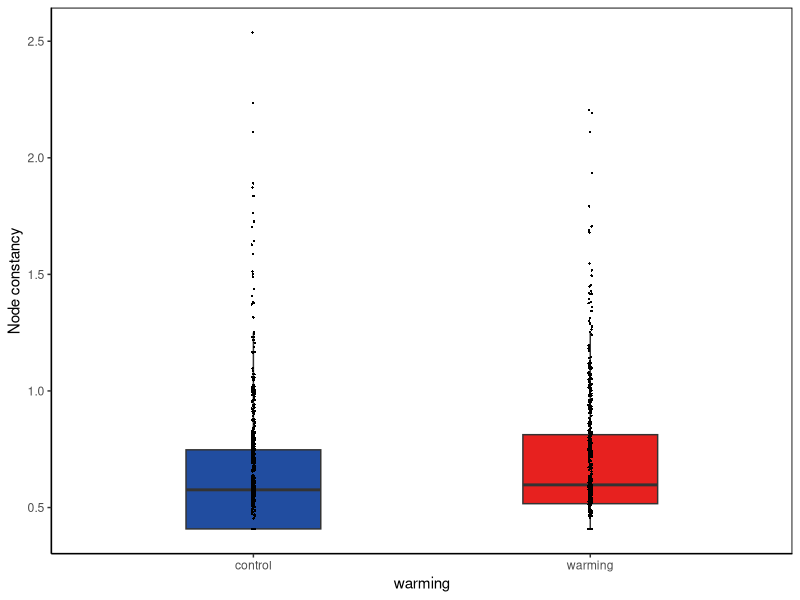

This chart was generated by the following R code:
# contributor: Maggie Yuan

library(ggplot2)
library(gridExtra)

setwd("/Users/maggieyuan/Documents/!annual_network/GitHub/ExtendedDataFig5.constancy/")

otu = read.table("input_file/OTUtable_NetworkedOTUs_AllSamples.txt", sep="\t", header=T, row.names=1)
map = read.table("input_file/SampleMap_AllSamples.txt", sep="\t", header=T)

id_09 = rep(which(map$Year == "Y09"), each=2)
id_10 = which(map$Year == "Y10")
id_11 = which(map$Year == "Y11")
id_12 = which(map$Year == "Y12")
id_13 = which(map$Year == "Y13")
id_14 = which(map$Year == "Y14")

# check plot order
data.frame(map$Plot_full_name[id_09],
           map$Plot_full_name[id_10],
           map$Plot_full_name[id_11],
           map$Plot_full_name[id_12],
           map$Plot_full_name[id_13],
           map$Plot_full_name[id_14])
warming_trt = map$Warming[id_14]

# separate OTU table
otu_09 = as.data.frame(otu[, id_09])
otu_10 = as.data.frame(otu[, id_10])
otu_11 = as.data.frame(otu[, id_11])
otu_12 = as.data.frame(otu[, id_12])
otu_13 = as.data.frame(otu[, id_13])
otu_14 = as.data.frame(otu[, id_14])

# check OTU table order
sum(names(otu_09) != map$Sample[id_09]) # 24 doesn't match because auto changed column names
sum(names(otu_10) != map$Sample[id_10])
sum(names(otu_11) != map$Sample[id_11])
sum(names(otu_12) != map$Sample[id_12])
sum(names(otu_13) != map$Sample[id_13])
sum(names(otu_14) != map$Sample[id_14])

# calculate constancy
otu_mean = (otu_09+otu_10+otu_11+otu_12+otu_13+otu_14)/6
otu_sd = sqrt(((otu_09-otu_mean)^2 + (otu_10-otu_mean)^2 + (otu_11-otu_mean)^2 + (otu_12-otu_mean)^2 + (otu_13-otu_mean)^2 + (otu_14-otu_mean)^2)/5)
otu_constancy = otu_mean/otu_sd

write.table(otu_constancy, "observed_constancy_of_each_node.csv", sep=",")

otu_constancy_w = otu_constancy[,which(warming_trt == "W")]
otu_constancy_c = otu_constancy[,which(warming_trt == "N")]

otu_constancy_w_avg = rowMeans(otu_constancy_w)
otu_constancy_c_avg = rowMeans(otu_constancy_c)

con_w = otu_constancy_w_avg[is.finite(otu_constancy_w_avg)]
con_c = otu_constancy_c_avg[is.finite(otu_constancy_c_avg)]


# plot Extended Data Fig5a - node constancy
nc_df = data.frame(warming = c(rep("control", length(con_c)), rep("warming", length(con_w))),
                   nc = c(con_c, con_w))

ggplot(nc_df, aes(x=warming, y=nc, fill=warming)) +
  geom_boxplot(alpha=1, width=0.4, outlier.shape = NA) +
  geom_jitter(shape=16, size=0.5, position=position_jitterdodge(jitter.width = 0.01, dodge.width = 0.8)) +
  scale_fill_manual(values=c("#214da0", "#e7211f")) +
  labs(y = "Node constancy") +
  theme(axis.line = element_line(colour = "black"),
        panel.grid.major = element_blank(),
        panel.grid.minor = element_blank(),
        #panel.border = element_blank(),
        panel.background = element_blank(),
        panel.border = element_rect(colour = "black", fill=NA, size=0.6),
        legend.position="none")
